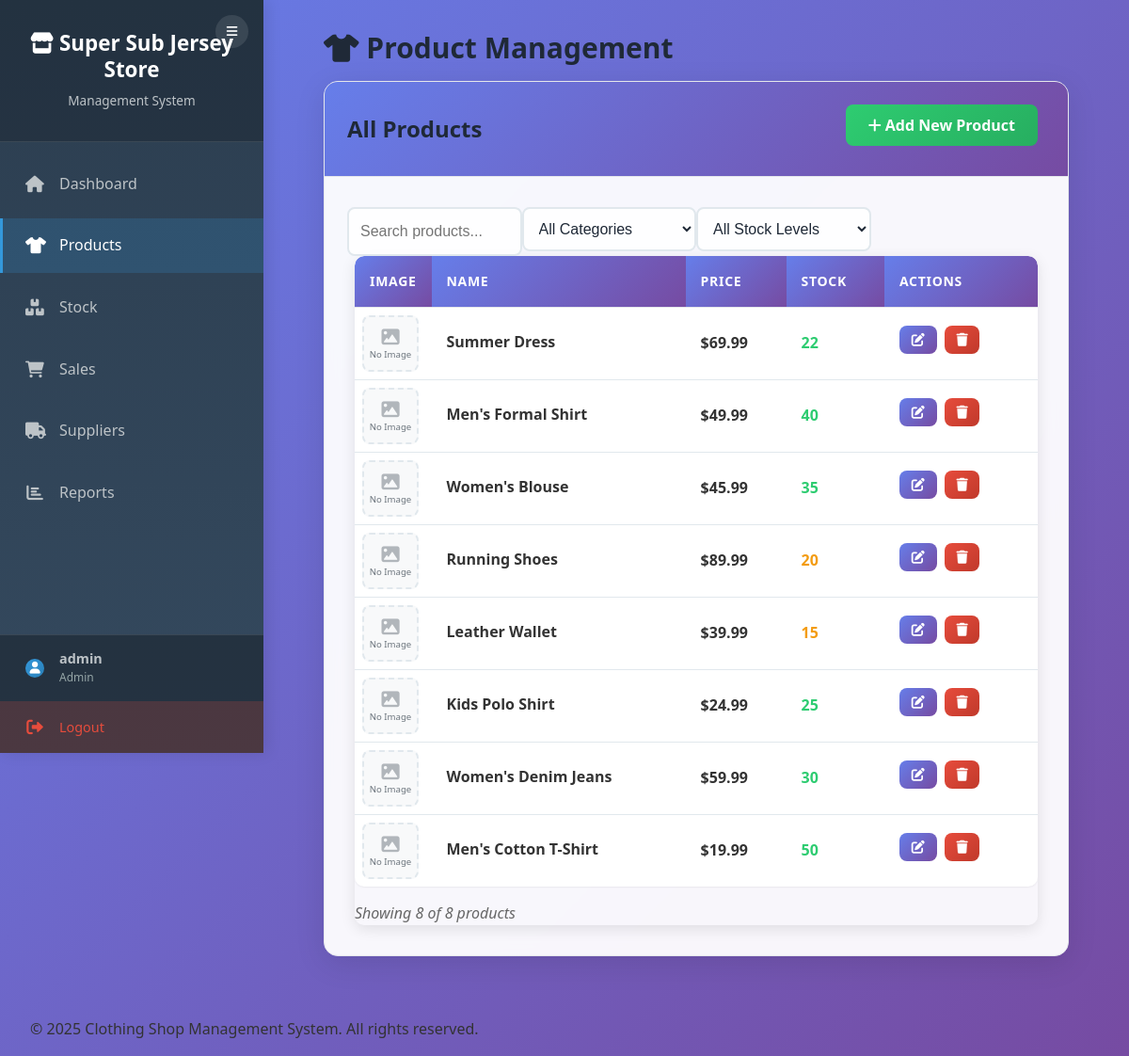
Screenshot of /products/view_products.php (signed in) with the database file from the repository.
### tables this page shows
CREATE TABLE products (
    product_id INT AUTO_INCREMENT PRIMARY KEY,
    name VARCHAR(100) NOT NULL,
    category_id INT,
    size VARCHAR(10),
    color VARCHAR(30),
    brand VARCHAR(50),
    price DECIMAL(10,2) NOT NULL,
    stock_quantity INT DEFAULT 0,
    supplier_id INT,
    created_at TIMESTAMP DEFAULT CURRENT_TIMESTAMP,
    FOREIGN KEY (category_id) REFERENCES categories(category_id) ON DELETE SET NULL,
    FOREIGN KEY (supplier_id) REFERENCES suppliers(supplier_id) ON DELETE SET NULL
);

### includes/auth.php (called while the page is built, shortened)
<?php
function isLoggedIn() {
    return isset($_SESSION['user_id']);
}
function isAdmin() {
    return isLoggedIn() && $_SESSION['role'] === 'admin';
}
?>

### products/view_products.php (the view, shortened to what this page needs)
<?php
require_once '../includes/config.php';
require_once '../includes/auth.php';
?>
<?php include '../includes/header.php'; ?>
<h2><i class="fas fa-tshirt"></i> Product Management</h2>
<div class="card">
    <div class="card-header">
        <h3>All Products</h3>
        <?php if (isAdmin()): ?>
            <a href="add_product.php" class="btn btn-success">
                <i class="fas fa-plus"></i> Add New Product
            </a>
        <?php endif; ?>
    </div>
    <div class="card-body">
        <div class="row mb-3">
            <div class="col-12 col-md-4 col-lg-3 mb-2">
                <input type="text" id="searchInput" placeholder="Search products..." class="form-control">
            </div>
            <div class="col-12 col-md-4 col-lg-3 mb-2">
                <select id="categoryFilter" class="form-control">
                    <option value="">All Categories</option>
                </select>
            </div>
            <div class="col-12 col-md-4 col-lg-3 mb-2">
                <select id="stockFilter" class="form-control">
                    <option value="">All Stock Levels</option>
                </select>
            </div>
        </div>
        <div class="table-responsive">
            <table class="table" id="productsTable">
                <thead>
                    <tr>
                        <th>Image</th>
                        <th>Name</th>
                        <th>Price</th>
                        <th>Stock</th>
                        <?php if (isAdmin()): ?>
                            <th>Actions</th>
                        <?php endif; ?>
                    </tr>
                </thead>
                <tbody>
                    <?php
                    $stmt = $conn->query("
                        SELECT p.*, c.name AS category_name, s.name AS supplier_name
                        FROM products p
                        JOIN categories c ON p.category_id = c.category_id
                        JOIN suppliers s ON p.supplier_id = s.supplier_id
                        ORDER BY p.product_id DESC
                    ");
                    while ($row = $stmt->fetch_assoc()):
                        $stockClass = '';
                        if ($row['stock_quantity'] > 20) {
                            $stockClass = 'text-success';
                        } elseif ($row['stock_quantity'] > 0) {
                            $stockClass = 'text-warning';
                        } else {
                            $stockClass = 'text-danger';
                        }
                    ?>
                    <tr data-category="<?php echo htmlspecialchars($row['category_name']); ?>"
                        data-stock="<?php echo $row['stock_quantity']; ?>">
                        <td class="product-image-cell">
                            <?php if (!empty($row['image_path']) && file_exists($row['image_path'])): ?>
                                <div class="product-image-container">
                                    <img src="<?php echo htmlspecialchars($row['image_path']); ?>"
                                         alt="<?php echo htmlspecialchars($row['name']); ?>"
                                         class="product-image"
                                         onclick="openImageModal('<?php echo htmlspecialchars($row['image_path']); ?>', '<?php echo htmlspecialchars($row['name']); ?>')">
                                    <div class="image-overlay">
                                        <i class="fas fa-expand-alt"></i>
                                    </div>
                                </div>
                            <?php else: ?>
                                <div class="product-image-placeholder">
                                    <i class="fas fa-image"></i>
                                    <span>No Image</span>
                                </div>
                            <?php endif; ?>
                        </td>
                        <td>
                            <div class="product-info">
                                <strong class="product-name"><?php echo htmlspecialchars($row['name']); ?></strong>
                            </div>
                        </td>
                        <td><strong>$<?php echo number_format($row['price'], 2); ?></strong></td>
                        <td class="<?php echo $stockClass; ?>">
                            <strong><?php echo number_format($row['stock_quantity']); ?></strong>
                        </td>
                        <?php if (isAdmin()): ?>
                            <td class="actions-cell">
                                <div class="btn-group d-none d-md-flex">
                                    <a href="edit_product.php?id=<?php echo $row['product_id']; ?>"
                                       class="btn btn-primary btn-sm" title="Edit Product">
                                        <i class="fas fa-edit"></i>
                                    </a>
                                    <a href="delete_product.php?id=<?php echo $row['product_id']; ?>"
                                       class="btn btn-danger btn-sm btn-delete" title="Delete Product">
                                        <i class="fas fa-trash"></i>
                                    </a>
                                </div>
                            </td>
                        <?php endif; ?>
                    </tr>
                    <?php endwhile; ?>
                </tbody>
            </table>
        </div>
    </div>
</div>
<?php include '../includes/footer.php'; ?>

### includes/header.php (style rules this page uses)
* { margin: 0; padding: 0; box-sizing: border-box; }
body { font-family: 'Segoe UI', Tahoma, Geneva, Verdana, sans-serif; line-height: 1.6; color: #333; background: linear-gradient(135deg, #667eea 0%, #764ba2 100%); min-height: 100vh; }
.card { background: rgba(255, 255, 255, 0.95); backdrop-filter: blur(10px); border-radius: 15px; box-shadow: 0 8px 32px rgba(0, 0, 0, 0.1); margin-bottom: 2rem; overflow: hidden; transition: transform 0.3s ease; }
.card-header { background: linear-gradient(135deg, #667eea 0%, #764ba2 100%); color: white; padding: 1.5rem; display: flex; justify-content: space-between; align-items: center; }
.card-header h3 { margin: 0; font-size: 1.5rem; }
.card-body { padding: 2rem; }
.form-control { width: 100%; padding: 0.75rem; border: 2px solid #e1e8ed; border-radius: 8px; font-size: 1rem; transition: all 0.3s ease; background: rgba(255, 255, 255, 0.9); }
.btn { display: inline-block; padding: 0.75rem 1.5rem; border: none; border-radius: 8px; font-size: 1rem; font-weight: 600; text-decoration: none; cursor: pointer; transition: all 0.3s ease; margin-right: 0.5rem; margin-bottom: 0.5rem; }
.btn-primary { background: linear-gradient(135deg, #667eea 0%, #764ba2 100%); color: white; }
.btn-success { background: linear-gradient(135deg, #2ecc71 0%, #27ae60 100%); color: white; }
.btn-danger { background: linear-gradient(135deg, #e74c3c 0%, #c0392b 100%); color: white; }
.btn-sm { padding: 0.4rem 0.8rem; font-size: 0.875rem; }
.table-responsive { overflow-x: auto; border-radius: 10px; box-shadow: 0 4px 15px rgba(0, 0, 0, 0.1); }
.table { width: 100%; border-collapse: collapse; background: white; border-radius: 10px; overflow: hidden; }
.table th { background: linear-gradient(135deg, #667eea 0%, #764ba2 100%); color: white; padding: 1rem; text-align: left; font-weight: 600; }
.table td { padding: 1rem; border-bottom: 1px solid #e1e8ed; }
.text-success { color: #2ecc71 !important; }
.text-warning { color: #f39c12 !important; }

### products/view_products.php (style rules this page uses)
.product-image-cell { width: 80px; padding: 0.5rem !important; }
.product-image-placeholder { width: 60px; height: 60px; background: #f8f9fa; border: 2px dashed #e1e8ed; border-radius: 8px; display: flex; flex-direction: column; align-items: center; justify-content: center; color: #6c757d; font-size: 0.7rem; text-align: center; }
.product-image-placeholder i { font-size: 1.2rem; margin-bottom: 0.25rem; opacity: 0.5; }
.product-image-placeholder span { font-size: 0.6rem; line-height: 1; }
.product-info { min-width: 0; }
.product-name { display: block; margin-bottom: var(--space-xs); font-size: var(--text-base); line-height: var(--leading-tight); }
.actions-cell { min-width: 120px; }
.table th:nth-child(2), .table td:nth-child(2) { text-align: center; vertical-align: middle; }

### rows the page displays
products: name "Summer Dress", price "69.99", stock_quantity "22"
products: name "Men's Formal Shirt", price "49.99", stock_quantity "40"
products: name "Women's Blouse", price "45.99", stock_quantity "35"
products: name "Running Shoes", price "89.99", stock_quantity "20"
products: name "Leather Wallet", price "39.99", stock_quantity "15"
products: name "Kids Polo Shirt", price "24.99", stock_quantity "25"
products: name "Women's Denim Jeans", price "59.99", stock_quantity "30"
products: name "Men's Cotton T-Shirt", price "19.99", stock_quantity "50"

### other values shown
$_SESSION['username'] "admin"
$_SESSION['role'] "Admin"
